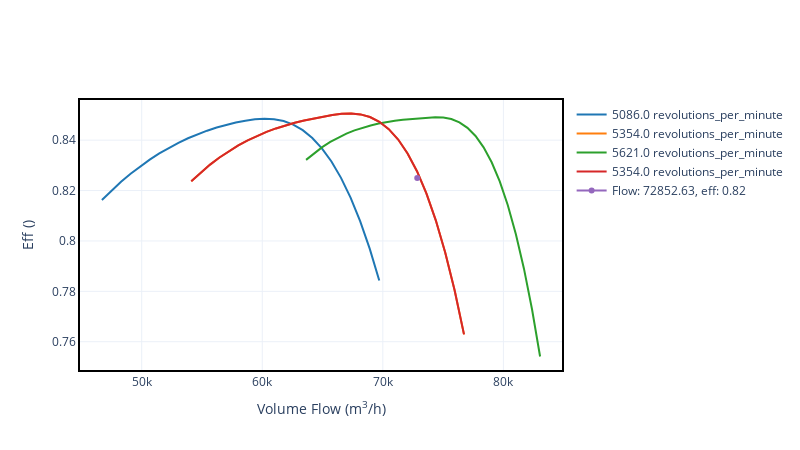

The notebook cell saved with this chart:
### Code cell
fig = imp_1sec.eff_plot(flow_v_units="m**3/h",
                    speed_units="rpm",flow_v= point_1sec.flow_v, speed = point_1sec.speed)
fig.update_layout(height=450,width=800)
